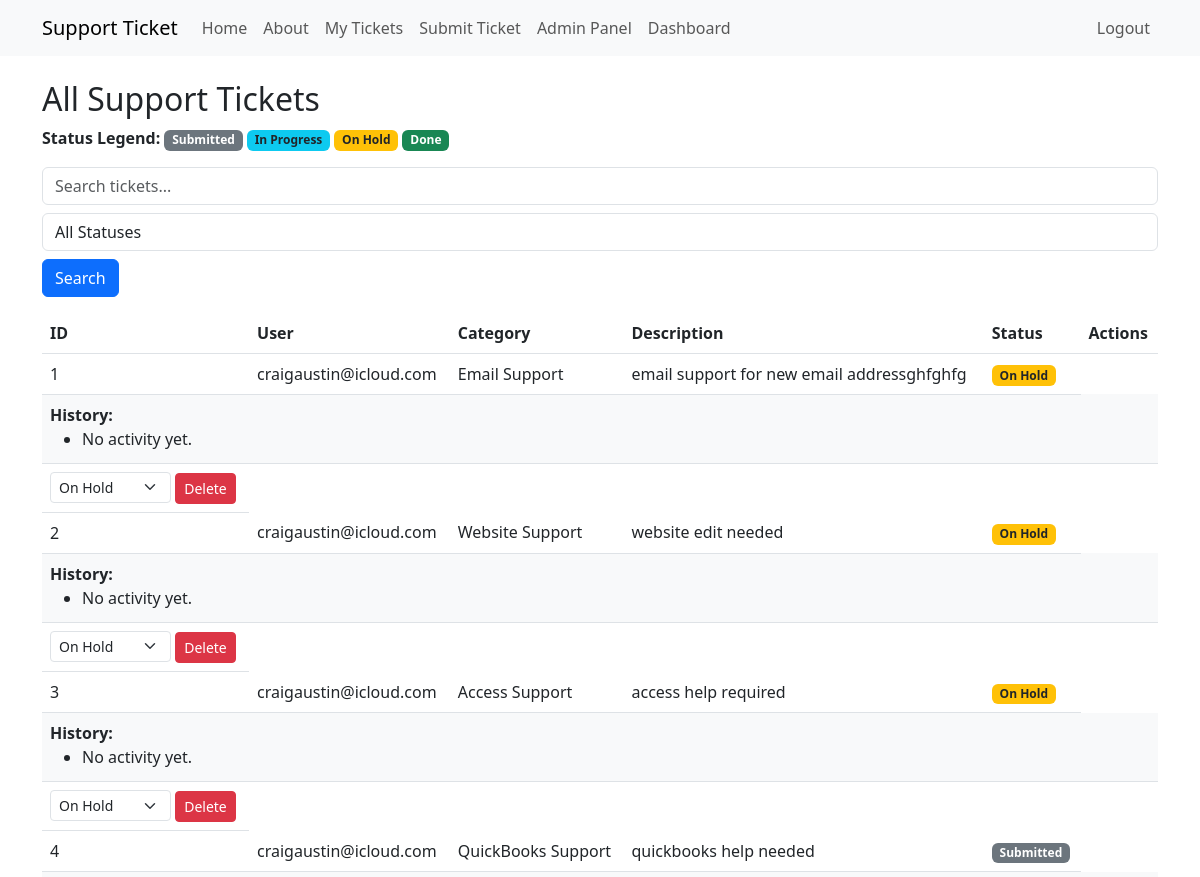
Before: /admin/tickets (signed in, upper part) with the older database file.
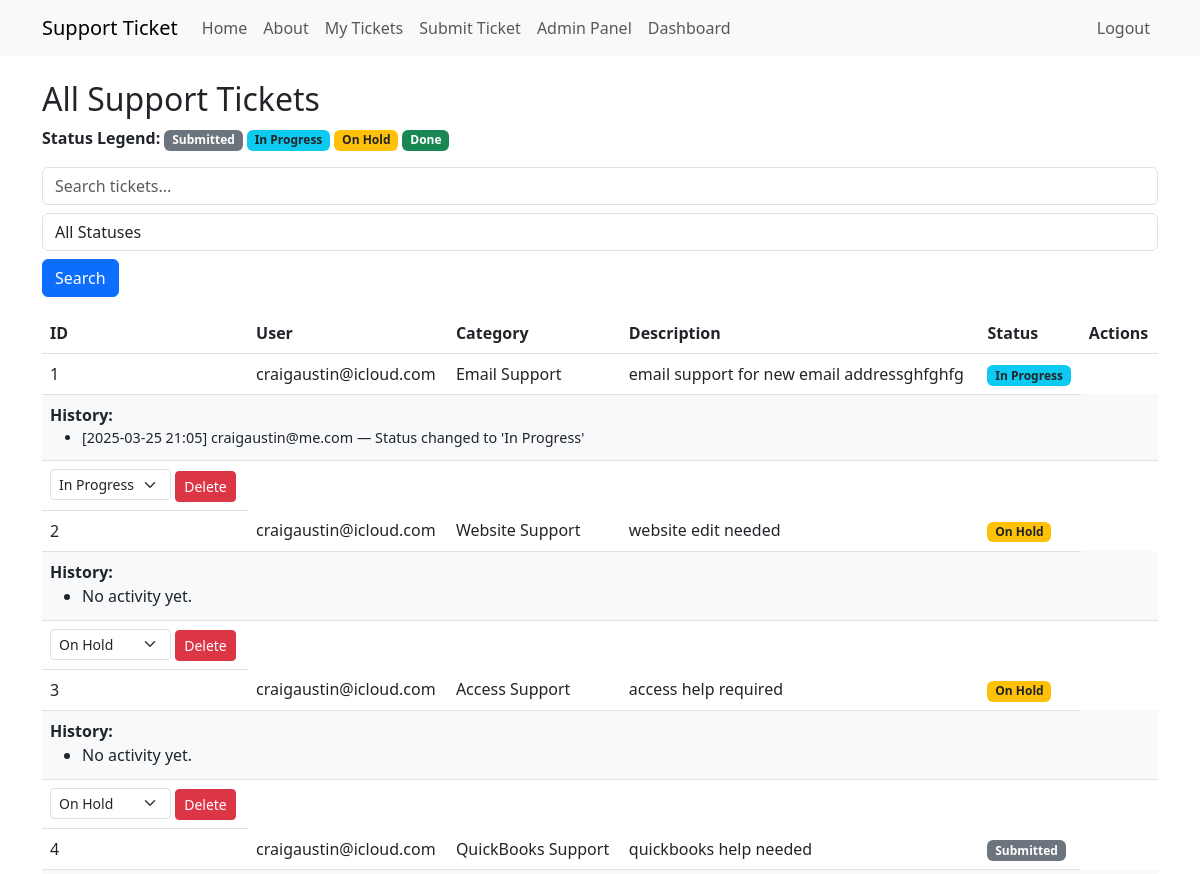
After: the same page with the newer database file.
### app.py (models this page shows, shortened)
class Ticket(db.Model):
    id = db.Column(db.Integer, primary_key=True)
    user_id = db.Column(db.Integer, db.ForeignKey('user.id'), nullable=False)
    category = db.Column(db.String(100), nullable=False)
    description = db.Column(db.Text, nullable=False)
    status = db.Column(db.String(20), default='Submitted')
    created_at = db.Column(db.DateTime, default=datetime.utcnow)
    user = db.relationship('User', backref=db.backref('tickets', lazy=True))

class User(db.Model, UserMixin):
    id = db.Column(db.Integer, primary_key=True)
    email = db.Column(db.String(150), unique=True, nullable=False)
    password_hash = db.Column(db.String(256), nullable=False)
    is_admin = db.Column(db.Boolean, default=False)

class ActivityLog(db.Model):
    id = db.Column(db.Integer, primary_key=True)
    ticket_id = db.Column(db.Integer, db.ForeignKey('ticket.id'), nullable=False)
    user_id = db.Column(db.Integer, db.ForeignKey('user.id'), nullable=False)
    action = db.Column(db.String(50), nullable=False)
    message = db.Column(db.Text, nullable=False)
    timestamp = db.Column(db.DateTime, default=datetime.utcnow)
    ticket = db.relationship('Ticket', backref=db.backref('logs', lazy=True, cascade="all, delete-orphan"))
    user = db.relationship('User')

### app.py (the view)
@app.route('/admin/tickets', methods=['GET'])
@login_required
def admin_tickets():
    if not current_user.is_admin:
        flash("Access Denied: Admins only.", "danger")
        return redirect(url_for('index'))
    search_query = request.args.get('search', '')
    status_filter = request.args.get('status_filter', '')
    tickets_query = Ticket.query
    if search_query:
        tickets_query = tickets_query.filter(
            Ticket.category.ilike(f"%{search_query}%") |
            Ticket.description.ilike(f"%{search_query}%")
        )
    if status_filter:
        tickets_query = tickets_query.filter_by(status=status_filter)
    page, per_page, offset = get_page_args(page_parameter='page', per_page_parameter='per_page')
    per_page = 10
    total = tickets_query.count()
    tickets = tickets_query.offset(offset).limit(per_page).all()
    pagination = Pagination(page=page, per_page=per_page, total=total, css_framework='bootstrap4')
    for ticket in tickets:
        ticket.logs = ActivityLog.query.filter_by(ticket_id=ticket.id).order_by(ActivityLog.timestamp.desc()).all()
    return render_template('admin_tickets.html', tickets=tickets, pagination=pagination)

### app.py (called while the page is built)
@login_manager.user_loader
def load_user(user_id):
    return User.query.get(int(user_id))

### templates/admin_tickets.html (shortened to what this page needs)
{% extends 'base.html' %}
{% block content %}
<h2>All Support Tickets</h2>
<div class="mb-3">
    <strong>Status Legend:</strong>
    <span class="badge bg-secondary">Submitted</span>
    <span class="badge bg-info text-dark">In Progress</span>
    <span class="badge bg-warning text-dark">On Hold</span>
    <span class="badge bg-success">Done</span>
</div>
{% if tickets %}
<form method="GET" action="{{ url_for('admin_tickets') }}" class="mb-3">
    <input type="text" name="search" placeholder="Search tickets..." class="form-control"
        value="{{ request.args.get('search', '') }}">
    <select name="status_filter" class="form-control mt-2">
        <option value="">All Statuses</option>
    </select>
    <button type="submit" class="btn btn-primary mt-2">Search</button>
</form>
<table class="table">
    <thead>
        <tr>
            <th>ID</th>
            <th>User</th>
            <th>Category</th>
            <th>Description</th>
            <th>Status</th>
            <th>Actions</th>
        </tr>
    </thead>
    <tbody>
        {% for ticket in tickets %}
        <tr>
            <td>{{ ticket.id }}</td>
            <td>{{ ticket.user.email }}</td>
            <td>{{ ticket.category }}</td>
            <td>{{ ticket.description }}</td>
            <td>
                {% if ticket.status == "Submitted" %}
                <span class="badge bg-secondary">Submitted</span>
                {% elif ticket.status == "In Progress" %}
                <span class="badge bg-info text-dark">In Progress</span>
                {% elif ticket.status == "On Hold" %}
                <span class="badge bg-warning text-dark">On Hold</span>
                {% elif ticket.status == "Done" %}
                <span class="badge bg-success">Done</span>
                {% else %}
                <span class="badge bg-light text-dark">{{ ticket.status }}</span>
                {% endif %}
            </td>
        <tr>
            <td colspan="6" class="bg-light">
                <strong>History:</strong>
                <ul class="mb-1">
                    {% for log in ticket.logs %}
                    <li style="font-size: 0.9em;">
                        [{{ log.timestamp.strftime('%Y-%m-%d %H:%M') }}]
                        {{ log.user.email }} — {{ log.message }}
                    </li>
                    {% else %}
                    <li>No activity yet.</li>
                    {% endfor %}
                </ul>
            </td>
        </tr>
        <td>
            {% if current_user.is_admin %}
            <form action="{{ url_for('update_status', ticket_id=ticket.id) }}" method="POST" class="d-inline">
                <select name="status" onchange="this.form.submit()" class="form-select form-select-sm w-auto d-inline">
                    <option value="In Progress" {% if ticket.status=="In Progress" %}selected{% endif %}>In Progress
                    </option>
                    <option value="On Hold" {% if ticket.status=="On Hold" %}selected{% endif %}>On Hold</option>
                </select>
            </form>
            <form action="{{ url_for('delete_ticket', ticket_id=ticket.id) }}" method="POST" style="display:inline;"
                onsubmit="return confirm('Are you sure you want to delete this ticket?');">
                <button type="submit" class="btn btn-danger btn-sm">Delete</button>
            </form>
            {% endif %}
        </td>
        </tr>
        {% endfor %}
    </tbody>
</table>
{% else %}
<p>No support tickets found.</p>
{% endif %}
{% endblock %}

Changed rows visible on the page:
changed Ticket "Email Support": status "On Hold" → "In Progress"; no longer shows "No activity yet."
added ActivityLog: timestamp "2025-03-25 21:05", user.email "craigaustin@me.com", message "Status changed to 'In Progress'", shown under Ticket "Email Support"
